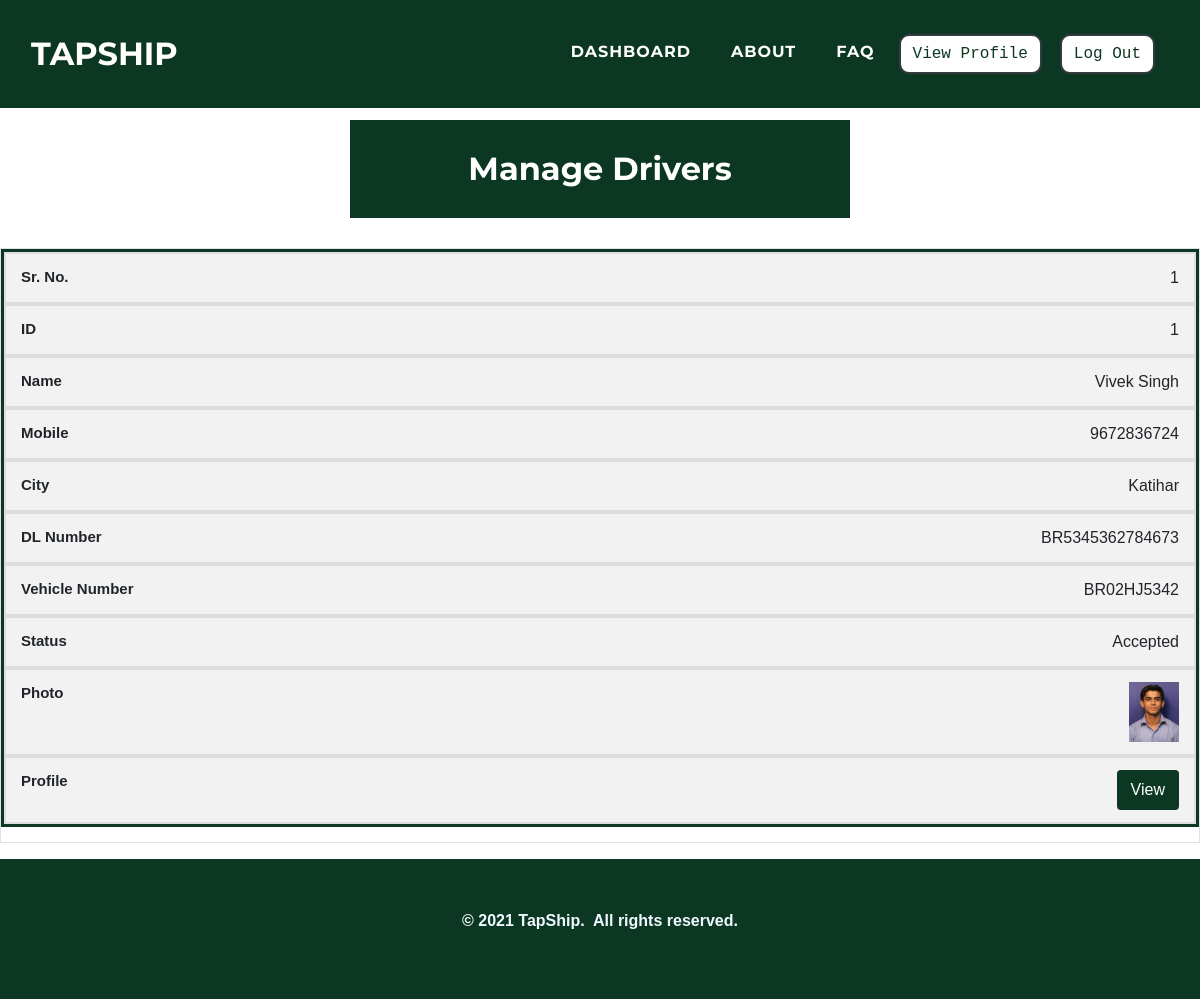
Page /admin/managedriver.php (signed in) on the earlier database version.
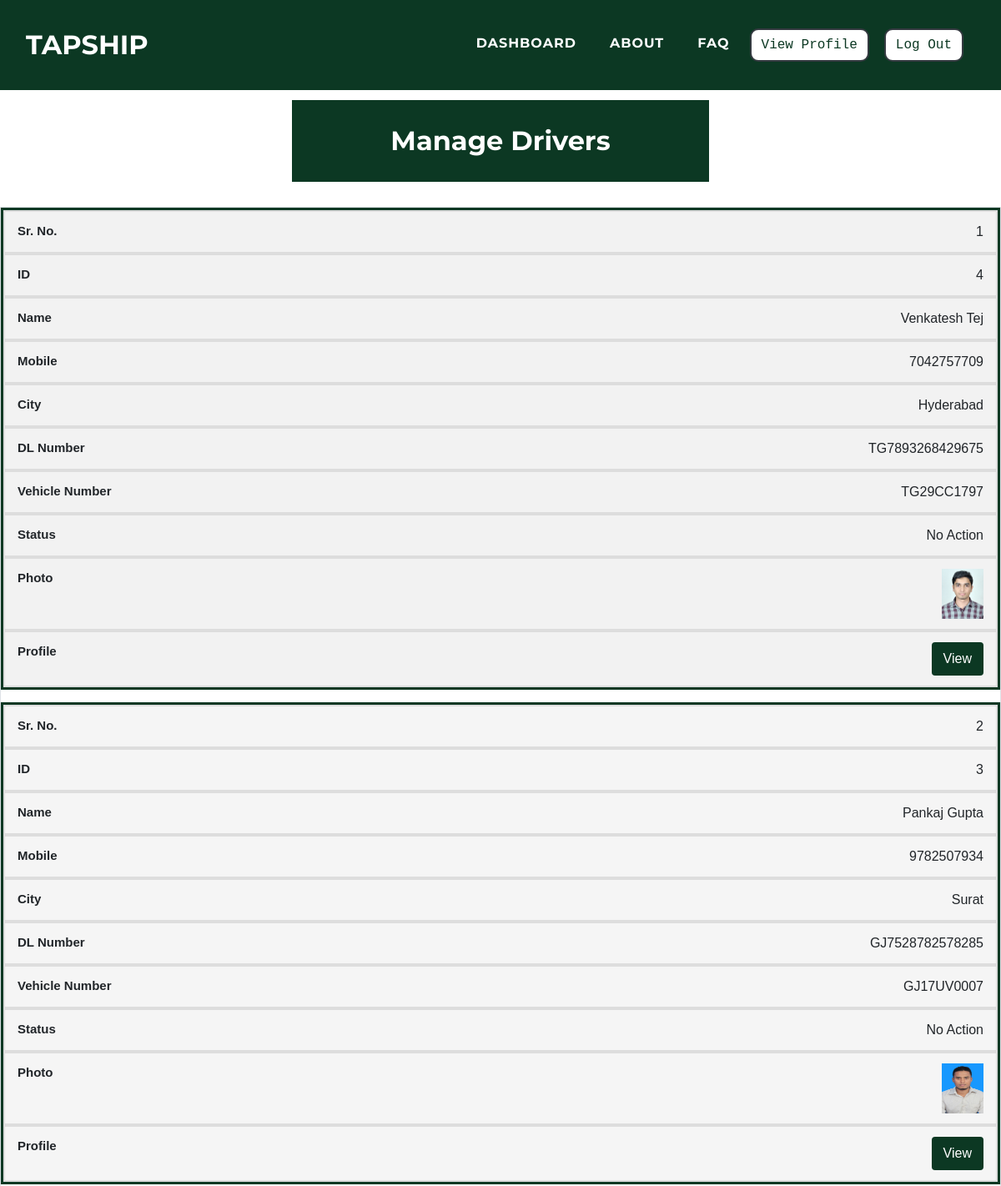
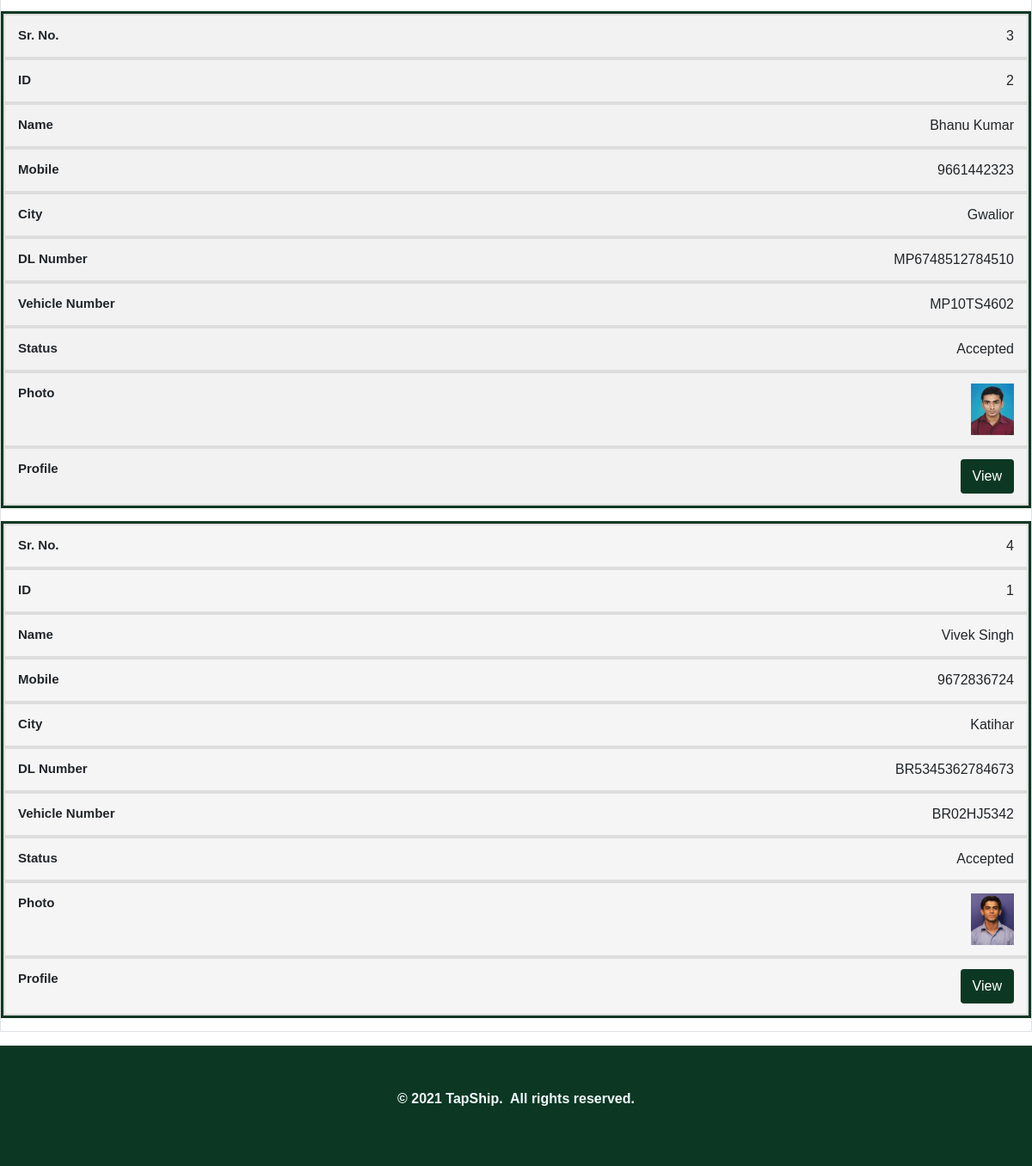
Same page on the later database version (2 pictures, top to bottom).
### tables this page shows
CREATE TABLE `driver` (
  `d_id` int(11) NOT NULL,
  `d_name` varchar(50) NOT NULL,
  `d_mobile` varchar(25) NOT NULL,
  `d_gender` varchar(25) NOT NULL,
  `d_age` varchar(10) NOT NULL,
  `d_street` varchar(50) NOT NULL,
  `d_city` varchar(25) NOT NULL,
  `d_state` varchar(25) NOT NULL,
  `d_pincode` varchar(10) NOT NULL,
  `d_aadhar` varchar(25) NOT NULL,
  `d_aadharpdf` varchar(100) NOT NULL,
  `d_pan` varchar(25) NOT NULL,
  `d_panpdf` varchar(100) NOT NULL,
  `d_photo` varchar(100) NOT NULL,
  `d_dlnumber` varchar(25) NOT NULL,
  `d_dlpdf` varchar(100) NOT NULL,
  `d_vehiclenumber` varchar(25) NOT NULL,
  `d_vehiclercpdf` varchar(100) NOT NULL,
  `d_lat` varchar(100) DEFAULT NULL,
  `d_long` varchar(100) DEFAULT NULL,
  `d_date` varchar(500) NOT NULL,
  `d_time` varchar(500) NOT NULL,
  `d_password` varchar(25) NOT NULL,
  `d_approve` varchar(10) NOT NULL,
  `d_tsv_otp` varchar(10) NOT NULL DEFAULT '',
  `d_tsv_validity` varchar(50) NOT NULL DEFAULT '',
  `d_temppass` varchar(50) NOT NULL DEFAULT ''
);

### admin/managedriver.php (the view, shortened to what the changed rows need)
<!DOCTYPE html>
<html>
<head>
    <link rel="stylesheet" href="../assets/bootstrap/css/bootstrap.min.css">
    <link rel="stylesheet" href="../assets/fonts/font-awesome.min.css">
    <link rel="stylesheet" href="../assets/fonts/ionicons.min.css">
    <link rel="stylesheet" href="../assets/css/Article-List.css">
    <link rel="stylesheet" href="../assets/css/Features-Boxed.css">
    <link rel="stylesheet" href="../assets/css/Footer-Dark.css">
    <link rel="stylesheet" href="../assets/css/Highlight-Blue.css">
    <link rel="stylesheet" href="https://cdnjs.cloudflare.com/ajax/libs/animate.css/3.5.2/animate.min.css">
    <link rel="stylesheet" href="https://cdnjs.cloudflare.com/ajax/libs/aos/2.2.0/aos.css">
    <link rel="stylesheet" href="../assets/css/Login-Form-Clean.css">
    <link rel="stylesheet" href="../assets/css/table-style.css" />
</head>
<body id="page-top">
    <div class="features-boxed">
        <div class="container-fluid" style="background: #ffffff;">
            <div class="intro" style="background: #0c3823;margin-top: 120px;margin-bottom: 30px;">
                <h2 class="text-center" data-aos="fade" style="color: rgb(255,255,255);padding: 30px;margin-bottom: 0px;">Manage Drivers</h2>
            </div>
        </div>
    </div>
    <table id="tabledata" class=" table table-striped table-hover table-bordered">
        <?php
         $con = mysqli_connect("localhost", "root", "", "tapship");
        $q = "select d_id, d_name, d_mobile, d_city, d_dlnumber, d_vehiclenumber, d_approve, d_photo from driver where d_id!=0 ORDER BY d_id DESC";
        $query = mysqli_query($con, $q);
        $c = 1;
        while ($res = mysqli_fetch_array($query)) {
        ?>
            <tr class="text-center">
                <td data-label="Sr. No."> <?php echo $c;
                                            $c += 1 ?> </td>
                <td data-label="ID"> <?php echo $res['d_id']; ?> </td>
                <td data-label="Name"> <?php echo $res['d_name'];  ?> </td>
                <td data-label="Mobile"> <?php echo $res['d_mobile'];  ?> </td>
                <td data-label="City"> <?php echo $res['d_city'];  ?> </td>
                <td data-label="DL Number"> <?php echo $res['d_dlnumber'];  ?> </td>
                <td data-label="Vehicle Number"> <?php echo $res['d_vehiclenumber'];  ?> </td>
                <td data-label="Status"> <?php if ($res['d_approve'] == "1") {
                                                echo "No Action";
                                            } else if ($res['d_approve'] == "2") {
                                                echo " Accepted";
                                            } else if ($res['d_approve'] == "3") {
                                                echo "Review";
                                            } else if ($res['d_approve'] == "4") {
                                                echo "Rejected";
                                            } else if ($res['d_approve'] == "5") {
                                                echo "Resubmitted";
                                            }  ?> </td>
                <td data-label="Photo"> <img src="../drivers/<?php echo $res['d_photo'];  ?>" width="50" height="60"> </td>
                <td data-label="Profile"> <button class="btn" style="background-color:#0c3823;"> <a href="driverprofile.php?d_mobile=<?php echo $res['d_mobile']; ?>" class="text-white"> View </a> </button> </td>
            </tr>
        <?php
        }
        ?>
    </table>
</body>
</html>

Differences in the rows shown:
added driver: d_id "4", d_name "Venkatesh Tej", d_mobile "7042757709", d_city "Hyderabad", d_dlnumber "TG7893268429675", d_vehiclenumber "TG29CC1797", d_approve "No Action", d_photo (picture)
added driver: d_id "3", d_name "Pankaj Gupta", d_mobile "9782507934", d_city "Surat", d_dlnumber "GJ7528782578285", d_vehiclenumber "GJ17UV0007", d_approve "No Action", d_photo (picture)
added driver: d_id "2", d_name "Bhanu Kumar", d_mobile "9661442323", d_city "Gwalior", d_dlnumber "MP6748512784510", d_vehiclenumber "MP10TS4602", d_approve "Accepted", d_photo (picture)
